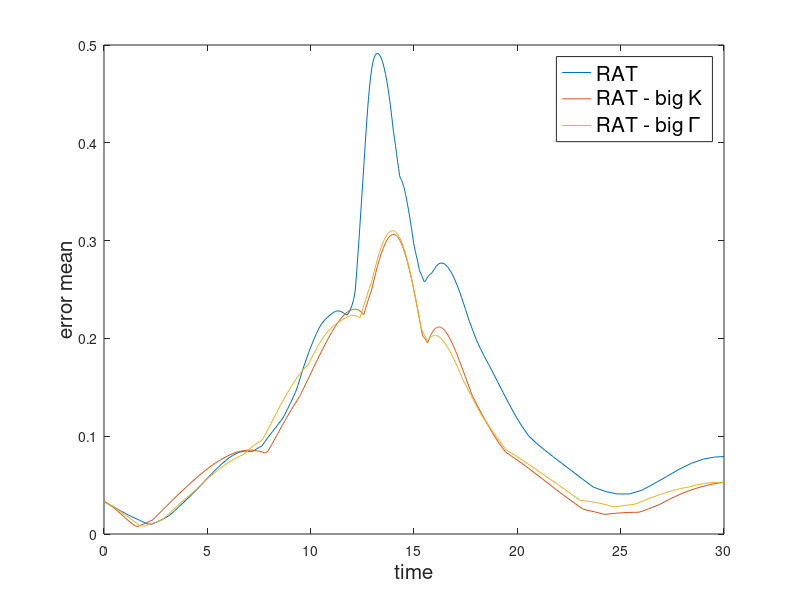
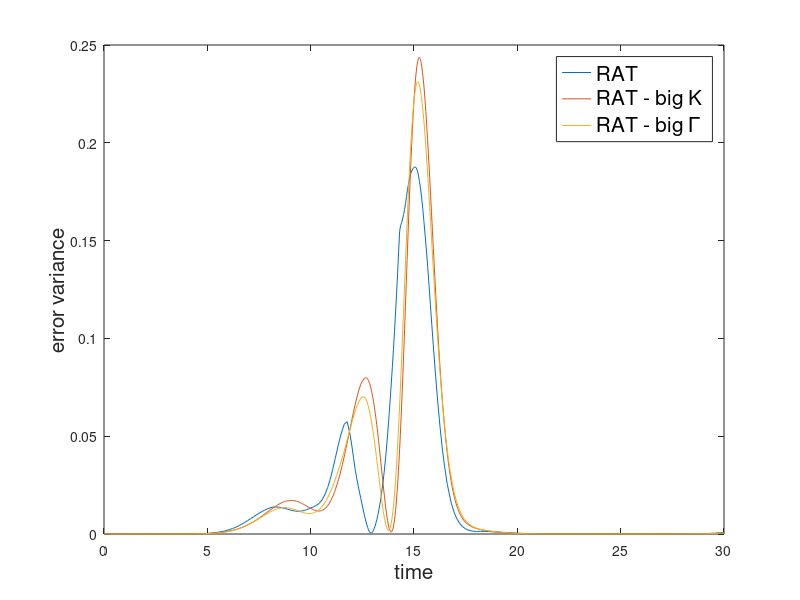

Source code (MATLAB) for these figures, in order:
load('data1.mat');
load('data2.mat');
load('data3.mat');

figure();
plot(T1, errorMean1, T2, errorMean2, T3, errorMean3);
ax1 = legend('RAT', 'RAT - big K', 'RAT - big \Gamma ');
ylabel('error mean');
xlabel('time');
xlhand = get(gca,'xlabel');
ylhand = get(gca,'ylabel');
set(xlhand,'fontsize',15);
set(ylhand,'fontsize',15);
set(ax1,'fontsize',15);


figure();
plot(T1, errorVar1, T2, errorVar2, T3, errorVar3);
ax2 = legend('RAT', 'RAT - big K', 'RAT - big \Gamma ');
ylabel('error variance');
xlabel('time');
xlhand = get(gca,'xlabel');
ylhand = get(gca,'ylabel');
set(xlhand,'fontsize',15);
set(ylhand,'fontsize',15);
set(ax2,'fontsize',15);